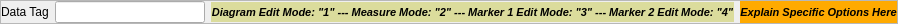
    <widget class="QFrame" name="frame_2">
     <property name="maximumSize">
      <size>
       <width>16777215</width>
       <height>20</height>
      </size>
     </property>
     <property name="frameShape">
      <enum>QFrame::StyledPanel</enum>
     </property>
     <property name="frameShadow">
      <enum>QFrame::Raised</enum>
     </property>
     <layout class="QHBoxLayout" name="horizontalLayout_2" stretch="1,1,10,10">
      <property name="leftMargin">
       <number>0</number>
      </property>
      <property name="topMargin">
       <number>0</number>
      </property>
      <property name="rightMargin">
       <number>0</number>
      </property>
      <property name="bottomMargin">
       <number>0</number>
      </property>
      <item>
       <widget class="QLabel" name="label_8">
        <property name="text">
         <string>Data Tag</string>
        </property>
       </widget>
      </item>
      <item>
       <widget class="QLineEdit" name="lineEdit_dataTag">
        <property name="minimumSize">
         <size>
          <width>150</width>
          <height>0</height>
         </size>
        </property>
       </widget>
      </item>
      <item>
       <widget class="QLabel" name="label_5">
        <property name="maximumSize">
         <size>
          <width>16777215</width>
          <height>20</height>
         </size>
        </property>
        <property name="palette">
         <palette>
          <active>
           <colorrole role="Base">
            <brush brushstyle="SolidPattern">
             <color alpha="255">
              <red>255</red>
              <green>255</green>
              <blue>255</blue>
             </color>
            </brush>
           </colorrole>
           <colorrole role="Window">
            <brush brushstyle="SolidPattern">
             <color alpha="255">
              <red>219</red>
              <green>220</green>
              <blue>156</blue>
             </color>
            </brush>
           </colorrole>
          </active>
          <inactive>
           <colorrole role="Base">
            <brush brushstyle="SolidPattern">
             <color alpha="255">
              <red>255</red>
              <green>255</green>
              <blue>255</blue>
             </color>
            </brush>
           </colorrole>
           <colorrole role="Window">
            <brush brushstyle="SolidPattern">
             <color alpha="255">
              <red>219</red>
              <green>220</green>
              <blue>156</blue>
             </color>
            </brush>
           </colorrole>
          </inactive>
          <disabled>
           <colorrole role="Base">
            <brush brushstyle="SolidPattern">
             <color alpha="255">
              <red>219</red>
              <green>220</green>
              <blue>156</blue>
             </color>
            </brush>
           </colorrole>
           <colorrole role="Window">
            <brush brushstyle="SolidPattern">
             <color alpha="255">
              <red>219</red>
              <green>220</green>
              <blue>156</blue>
             </color>
            </brush>
           </colorrole>
          </disabled>
         </palette>
        </property>
        <property name="font">
         <font>
          <pointsize>8</pointsize>
          <weight>75</weight>
          <italic>true</italic>
          <bold>true</bold>
         </font>
        </property>
        <property name="autoFillBackground">
         <bool>true</bool>
        </property>
        <property name="text">
         <string>Diagram Edit Mode: &quot;1&quot; --- Measure Mode: &quot;2&quot; --- Marker 1 Edit Mode: &quot;3&quot; --- Marker 2 Edit Mode: &quot;4&quot;</string>
        </property>
        <property name="alignment">
         <set>Qt::AlignCenter</set>
        </property>
       </widget>
      </item>
      <item>
       <widget class="QLabel" name="label_explain">
        <property name="palette">
         <palette>
          <active>
           <colorrole role="Base">
            <brush brushstyle="SolidPattern">
             <color alpha="255">
              <red>255</red>
              <green>255</green>
              <blue>255</blue>
             </color>
            </brush>
           </colorrole>
           <colorrole role="Window">
            <brush brushstyle="SolidPattern">
             <color alpha="255">
              <red>255</red>
              <green>170</green>
              <blue>0</blue>
             </color>
            </brush>
           </colorrole>
          </active>
          <inactive>
           <colorrole role="Base">
            <brush brushstyle="SolidPattern">
             <color alpha="255">
              <red>255</red>
              <green>255</green>
              <blue>255</blue>
             </color>
            </brush>
           </colorrole>
           <colorrole role="Window">
            <brush brushstyle="SolidPattern">
             <color alpha="255">
              <red>255</red>
              <green>170</green>
              <blue>0</blue>
             </color>
            </brush>
           </colorrole>
          </inactive>
          <disabled>
           <colorrole role="Base">
            <brush brushstyle="SolidPattern">
             <color alpha="255">
              <red>255</red>
              <green>170</green>
              <blue>0</blue>
             </color>
            </brush>
           </colorrole>
           <colorrole role="Window">
            <brush brushstyle="SolidPattern">
             <color alpha="255">
              <red>255</red>
              <green>170</green>
              <blue>0</blue>
             </color>
            </brush>
           </colorrole>
          </disabled>
         </palette>
        </property>
        <property name="font">
         <font>
          <pointsize>8</pointsize>
          <weight>75</weight>
          <italic>true</italic>
          <bold>true</bold>
         </font>
        </property>
        <property name="autoFillBackground">
         <bool>true</bool>
        </property>
        <property name="text">
         <string>Explain Specific Options Here</string>
        </property>
        <property name="alignment">
         <set>Qt::AlignCenter</set>
        </property>
       </widget>
      </item>
     </layout>
    </widget>
